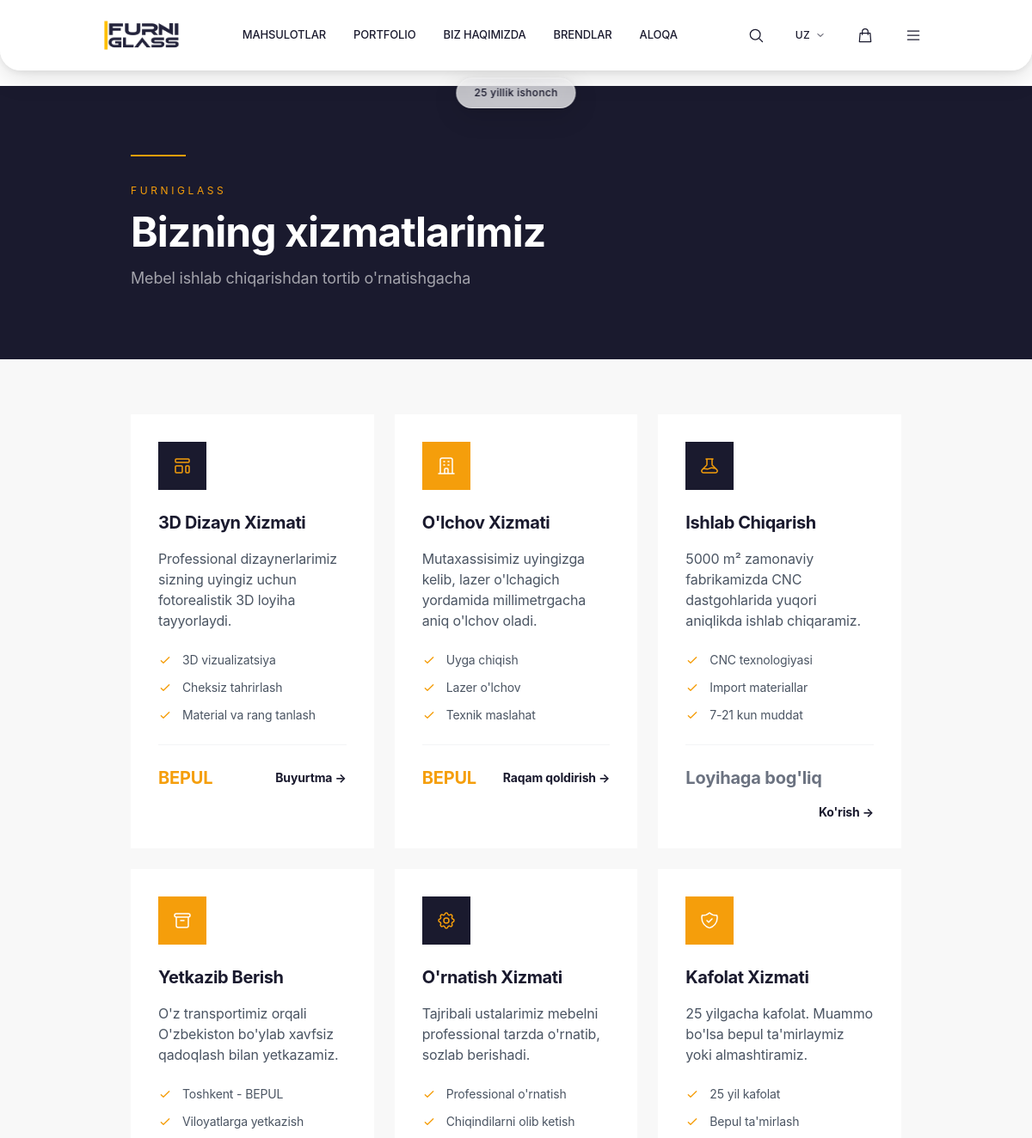
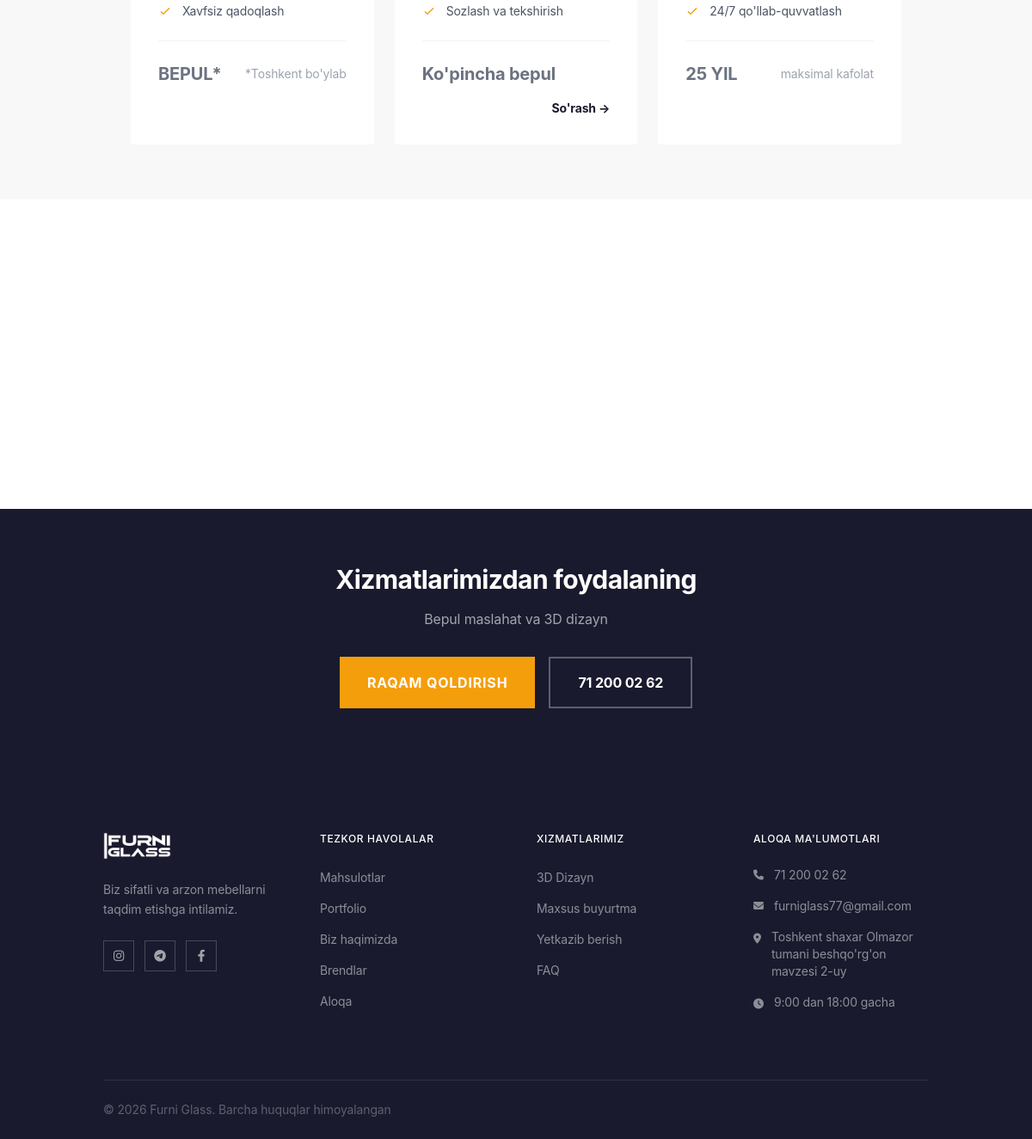
/services, run on the app's committed database (2 pictures, top to bottom).
### models.py (models this page shows)
class Service(db.Model):
    id = db.Column(db.Integer, primary_key=True)
    title_uz = db.Column(db.String(200), nullable=False)
    title_ru = db.Column(db.String(200))
    title_en = db.Column(db.String(200))
    description_uz = db.Column(db.Text)
    description_ru = db.Column(db.Text)
    description_en = db.Column(db.Text)
    features_uz = db.Column(db.Text)  # Har qator — bitta band
    features_ru = db.Column(db.Text)
    features_en = db.Column(db.Text)
    price_label_uz = db.Column(db.String(120))
    price_label_ru = db.Column(db.String(120))
    price_label_en = db.Column(db.String(120))
    price_note_uz = db.Column(db.String(200))
    price_note_ru = db.Column(db.String(200))
    price_note_en = db.Column(db.String(200))
    cta_text_uz = db.Column(db.String(100))
    cta_text_ru = db.Column(db.String(100))
    cta_text_en = db.Column(db.String(100))
    cta_url = db.Column(db.String(200), default='/contact')
    icon = db.Column(db.String(50), default='design')  # design, measure, production, delivery, installation, warranty
    icon_theme = db.Column(db.String(20), default='dark')  # dark | accent
    order = db.Column(db.Integer, default=0)
    is_active = db.Column(db.Boolean, default=True)
    created_at = db.Column(db.DateTime, default=datetime.utcnow)
    def get_title(self, lang='uz'):
        if lang == 'ru' and self.title_ru:
            return self.title_ru
        if lang == 'en' and self.title_en:
            return self.title_en
        return self.title_uz
    def get_description(self, lang='uz'):
        if lang == 'ru' and self.description_ru:
            return self.description_ru
        if lang == 'en' and self.description_en:
            return self.description_en
        return self.description_uz or ''
    def get_features(self, lang='uz'):
        raw = self.features_uz
        if lang == 'ru' and self.features_ru:
            raw = self.features_ru
        elif lang == 'en' and self.features_en:
            raw = self.features_en
        if not raw:
            return []
        return [line.strip() for line in raw.splitlines() if line.strip()]
    def get_price_label(self, lang='uz'):
        if lang == 'ru' and self.price_label_ru:
            return self.price_label_ru
        if lang == 'en' and self.price_label_en:
            return self.price_label_en
        return self.price_label_uz or ''
    def get_price_note(self, lang='uz'):
        if lang == 'ru' and self.price_note_ru:
            return self.price_note_ru
        if lang == 'en' and self.price_note_en:
            return self.price_note_en
        return self.price_note_uz or ''
    def get_cta_text(self, lang='uz'):
        if lang == 'ru' and self.cta_text_ru:
            return self.cta_text_ru
        if lang == 'en' and self.cta_text_en:
            return self.cta_text_en
        return self.cta_text_uz or ''

### app.py (the view)
@app.route('/services')
def services():
    services_list = Service.query.filter_by(is_active=True).order_by(Service.order, Service.id).all()
    return render_template('services.html', services_list=services_list)

### app.py (called while the page is built, shortened)
def get_exchange_rate() -> float:
    ttl = int(os.environ.get("EXCHANGE_RATE_CACHE_SECONDS", "120"))
    now = time.monotonic()
    if (
        ttl > 0
        and _EXCHANGE_RATE_CACHE["value"] is not None
        and now < _EXCHANGE_RATE_CACHE["expires_mono"]
    ):
        return _EXCHANGE_RATE_CACHE["value"]

def get_cart():
    if 'cart' not in session:
        session['cart'] = []
    return session['cart']

def get_cart_count():
    cart = get_cart()
    return sum(item['quantity'] for item in cart)

@app.context_processor
def cart_context():
    return {'cart_count': get_cart_count()}

@app.context_processor
def currency_context():
    try:
        rate = get_exchange_rate()
    except Exception:
        rate = 12000.0
    return {'usd_rate': rate}

def get_locale():
    return session.get('lang', DEFAULT_LANGUAGE)

@app.context_processor
def language_context():
    current_lang = get_locale()
    def translate(key_path):
        """Template helper for translations"""
        return get_translation(key_path, current_lang)
    return {
        'lang': current_lang,
        'languages': SUPPORTED_LANGUAGES,
        't': translate,
        'T': TRANSLATIONS
    }

### templates/services.html (shortened to what this page needs)
{% extends "base.html" %}
{% block content %}
<section class="bg-[#1a1a2e] py-16 lg:py-20">
    <div class="container mx-auto px-6 lg:px-16">
        <div class="max-w-3xl">
            <div class="h-[2px] w-16 bg-[#f59e0b] mb-8"></div>
            <p class="text-[#f59e0b] text-xs tracking-[0.3em] uppercase mb-4">Furniglass</p>
            <h1 class="text-white text-4xl md:text-5xl font-bold leading-[1.1] mb-4">
                {% if lang == 'ru' %}Наши услуги{% elif lang == 'en' %}Our Services{% else %}Bizning xizmatlarimiz{% endif %}
        </h1>
            <p class="text-white/60 text-base md:text-lg">
            {{ T.services.subtitle[lang] }}
        </p>
        </div>
    </div>
</section>
<section class="py-12 lg:py-16 bg-[#f8f8f8] reveal-section">
    <div class="container mx-auto px-6 lg:px-16">
        {% if services_list %}
        <div class="grid grid-cols-1 md:grid-cols-2 lg:grid-cols-3 gap-6">
            {% for svc in services_list %}
            {% include 'partials/service_card.html' %}
            {% endfor %}
        </div>
        {% else %}
        <p class="text-center text-gray-500 py-12">{% if lang == 'ru' %}Услуги скоро появятся{% elif lang == 'en' %}Services coming soon{% else %}Xizmatlar tez orada qo'shiladi{% endif %}</p>
        {% endif %}
    </div>
</section>
<section class="py-12 lg:py-16 bg-[#1a1a2e]">
    <div class="container mx-auto px-6 lg:px-16 text-center">
        <h2 class="text-2xl md:text-3xl font-bold text-white mb-4">
            {% if lang == 'ru' %}Воспользуйтесь нашими услугами{% elif lang == 'en' %}Use Our Services{% else %}Xizmatlarimizdan foydalaning{% endif %}
        </h2>
        <p class="text-white/60 mb-8 max-w-xl mx-auto">
            {% if lang == 'ru' %}Бесплатная консультация и 3D дизайн{% elif lang == 'en' %}Free consultation and 3D design{% else %}Bepul maslahat va 3D dizayn{% endif %}
        </p>
        <div class="flex flex-col sm:flex-row gap-4 justify-center">
            <a href="/contact" class="inline-flex items-center justify-center gap-2 bg-[#f59e0b] hover:bg-[#d97706] text-white px-8 py-4 font-bold tracking-wider uppercase transition">
                {% if lang == 'ru' %}Оставить номер{% elif lang == 'en' %}Leave number{% else %}Raqam qoldirish{% endif %}
            </a>
            <a href="tel:+998712000262" class="inline-flex items-center justify-center gap-2 border-2 border-white/30 text-white px-8 py-4 font-bold hover:bg-white hover:text-[#1a1a2e] transition">
                71 200 02 62
            </a>
        </div>
    </div>
</section>
{% endblock %}

### templates/partials/service_card.html
<div class="service-card bg-white p-8">
    <div class="w-14 h-14 {% if svc.icon_theme == 'accent' %}bg-[#f59e0b]{% else %}bg-[#1a1a2e]{% endif %} flex items-center justify-center mb-6">
        {% if svc.icon == 'measure' %}
        <svg class="w-6 h-6 {% if svc.icon_theme == 'accent' %}text-white{% else %}text-[#f59e0b]{% endif %}" fill="none" stroke="currentColor" viewBox="0 0 24 24"><path stroke-linecap="round" stroke-linejoin="round" stroke-width="1.5" d="M19 21V5a2 2 0 00-2-2H7a2 2 0 00-2 2v16m14 0h2m-2 0h-5m-9 0H3m2 0h5M9 7h1m-1 4h1m4-4h1m-1 4h1m-5 10v-5a1 1 0 011-1h2a1 1 0 011 1v5m-4 0h4"/></svg>
        {% elif svc.icon == 'production' %}
        <svg class="w-6 h-6 {% if svc.icon_theme == 'accent' %}text-white{% else %}text-[#f59e0b]{% endif %}" fill="none" stroke="currentColor" viewBox="0 0 24 24"><path stroke-linecap="round" stroke-linejoin="round" stroke-width="1.5" d="M19.428 15.428a2 2 0 00-1.022-.547l-2.387-.477a6 6 0 00-3.86.517l-.318.158a6 6 0 01-3.86.517L6.05 15.21a2 2 0 00-1.806.547M8 4h8l-1 1v5.172a2 2 0 00.586 1.414l5 5c1.26 1.26.367 3.414-1.415 3.414H4.828c-1.782 0-2.674-2.154-1.414-3.414l5-5A2 2 0 009 10.172V5L8 4z"/></svg>
        {% elif svc.icon == 'delivery' %}
        <svg class="w-6 h-6 text-white" fill="none" stroke="currentColor" viewBox="0 0 24 24"><path stroke-linecap="round" stroke-linejoin="round" stroke-width="1.5" d="M5 8h14M5 8a2 2 0 110-4h14a2 2 0 110 4M5 8v10a2 2 0 002 2h10a2 2 0 002-2V8m-9 4h4"/></svg>
        {% elif svc.icon == 'installation' %}
        <svg class="w-6 h-6 {% if svc.icon_theme == 'accent' %}text-white{% else %}text-[#f59e0b]{% endif %}" fill="none" stroke="currentColor" viewBox="0 0 24 24"><path stroke-linecap="round" stroke-linejoin="round" stroke-width="1.5" d="M10.325 4.317c.426-1.756 2.924-1.756 3.35 0a1.724 1.724 0 002.573 1.066c1.543-.94 3.31.826 2.37 2.37a1.724 1.724 0 001.065 2.572c1.756.426 1.756 2.924 0 3.35a1.724 1.724 0 00-1.066 2.573c.94 1.543-.826 3.31-2.37 2.37a1.724 1.724 0 00-2.572 1.065c-.426 1.756-2.924 1.756-3.35 0a1.724 1.724 0 00-2.573-1.066c-1.543.94-3.31-.826-2.37-2.37a1.724 1.724 0 00-1.065-2.572c-1.756-.426-1.756-2.924 0-3.35a1.724 1.724 0 001.066-2.573c-.94-1.543.826-3.31 2.37-2.37.996.608 2.296.07 2.572-1.065z"/><path stroke-linecap="round" stroke-linejoin="round" stroke-width="1.5" d="M15 12a3 3 0 11-6 0 3 3 0 016 0z"/></svg>
        {% elif svc.icon == 'warranty' %}
        <svg class="w-6 h-6 text-white" fill="none" stroke="currentColor" viewBox="0 0 24 24"><path stroke-linecap="round" stroke-linejoin="round" stroke-width="1.5" d="M9 12l2 2 4-4m5.618-4.016A11.955 11.955 0 0112 2.944a11.955 11.955 0 01-8.618 3.04A12.02 12.02 0 003 9c0 5.591 3.824 10.29 9 11.622 5.176-1.332 9-6.03 9-11.622 0-1.042-.133-2.052-.382-3.016z"/></svg>
        {% else %}
        <svg class="w-6 h-6 {% if svc.icon_theme == 'accent' %}text-white{% else %}text-[#f59e0b]{% endif %}" fill="none" stroke="currentColor" viewBox="0 0 24 24"><path stroke-linecap="round" stroke-linejoin="round" stroke-width="1.5" d="M4 5a1 1 0 011-1h14a1 1 0 011 1v2a1 1 0 01-1 1H5a1 1 0 01-1-1V5zM4 13a1 1 0 011-1h6a1 1 0 011 1v6a1 1 0 01-1 1H5a1 1 0 01-1-1v-6zM16 13a1 1 0 011-1h2a1 1 0 011 1v6a1 1 0 01-1 1h-2a1 1 0 01-1-1v-6z"/></svg>
        {% endif %}
    </div>
    <h3 class="text-xl font-bold text-[#1a1a2e] mb-4">{{ svc.get_title(lang) }}</h3>
    {% if svc.get_description(lang) %}
    <p class="text-gray-600 mb-6">{{ svc.get_description(lang) }}</p>
    {% endif %}
    {% set features = svc.get_features(lang) %}
    {% if features %}
    <ul class="space-y-3 mb-6">
        {% for feat in features %}
        <li class="flex items-center gap-3 text-gray-600 text-sm">
            <svg class="w-4 h-4 text-[#f59e0b] flex-shrink-0" fill="none" stroke="currentColor" viewBox="0 0 24 24"><path stroke-linecap="round" stroke-linejoin="round" stroke-width="2" d="M5 13l4 4L19 7"/></svg>
            {{ feat }}
        </li>
        {% endfor %}
    </ul>
    {% endif %}
    <div class="flex items-center justify-between pt-6 border-t border-gray-100 gap-4 flex-wrap">
        {% if svc.get_price_label(lang) %}
        <span class="text-xl font-bold {% if svc.get_price_label(lang)|upper in ['BEPUL', 'FREE', 'БЕСПЛАТНО', 'БЕСПЛАТНО*', 'FREE*'] %}text-[#f59e0b]{% else %}text-gray-500 text-sm font-bold{% endif %}">{{ svc.get_price_label(lang) }}</span>
        {% endif %}
        {% if svc.get_cta_text(lang) and svc.cta_url %}
        <a href="{{ svc.cta_url }}" class="text-[#1a1a2e] font-bold hover:text-[#f59e0b] transition text-sm ml-auto">{{ svc.get_cta_text(lang) }} →</a>
        {% elif svc.get_price_note(lang) %}
        <span class="text-sm text-gray-400 ml-auto">{{ svc.get_price_note(lang) }}</span>
        {% endif %}
    </div>
</div>

### templates/base.html (style rules this page uses)
:root { --color-primary: #1a1a2e; --color-accent: #f59e0b; --font-display: 'SF Pro Display', -apple-system, BlinkMacSystemFont, 'Helvetica Neue', Helvetica, Arial, sans-serif; --font-body: 'SF Pro Display', -apple-system, BlinkMacSystemFont, 'Helvetica Neue', Helvetica, Arial, sans-serif; }
body { font-family: var(--font-body); font-weight: 400; letter-spacing: -0.01em; }
h1, h2, h3, h4, h5, h6, .font-display { font-family: var(--font-display); letter-spacing: -0.02em; }
html { overflow-x: hidden; scroll-behavior: auto; margin: 0; padding: 0; }
body { overflow-x: hidden; scroll-behavior: auto; overflow-y: auto; margin: 0; padding: 0; }
@media (min-width: 769px) { html { scroll-behavior: smooth; } }
@media (min-width: 769px) { body { scroll-behavior: smooth; } }

### templates/services.html (style rules this page uses)
.service-card { transition: all 0.4s ease; }
.reveal-section { opacity: 0; transform: translateY(40px); transition: all 0.8s ease; }
.reveal-section.revealed { opacity: 1; transform: translateY(0); }

### data on the page
Service: icon "design" (drawn), get_title "3D Dizayn Xizmati", get_description "Professional dizaynerlarimiz sizning uyingiz uchun fotorealistik 3D loyiha tayyorlaydi.", features "3D vizualizatsiya" "Cheksiz tahrirlash" "Material va rang tanlash", get_price_label "BEPUL", get_cta_text "Buyurtma"
Service: icon "measure" (drawn), get_title "O'lchov Xizmati", get_description "Mutaxassisimiz uyingizga kelib, lazer o'lchagich yordamida millimetrgacha aniq o'lchov oladi.", features "Uyga chiqish" "Lazer o'lchov" "Texnik maslahat", get_price_label "BEPUL", get_cta_text "Raqam qoldirish"
Service: icon "production" (drawn), get_title "Ishlab Chiqarish", get_description "5000 m² zamonaviy fabrikamizda CNC dastgohlarida yuqori aniqlikda ishlab chiqaramiz.", features "CNC texnologiyasi" "Import materiallar" "7-21 kun muddat", get_price_label "Loyihaga bog'liq", get_cta_text "Ko'rish"
Service: icon "delivery" (drawn), get_title "Yetkazib Berish", get_description "O'z transportimiz orqali O'zbekiston bo'ylab xavfsiz qadoqlash bilan yetkazamiz.", features "Toshkent - BEPUL" "Viloyatlarga yetkazish" "Xavfsiz qadoqlash", get_price_label "BEPUL*", get_price_note "*Toshkent bo'ylab"
Service: icon "installation" (drawn), get_title "O'rnatish Xizmati", get_description "Tajribali ustalarimiz mebelni professional tarzda o'rnatib, sozlab berishadi.", features "Professional o'rnatish" "Chiqindilarni olib ketish" "Sozlash va tekshirish", get_price_label "Ko'pincha bepul", get_cta_text "So'rash"
Service: icon "warranty" (drawn), get_title "Kafolat Xizmati", get_description "25 yilgacha kafolat. Muammo bo'lsa bepul ta'mirlaymiz yoki almashtiramiz.", features "25 yil kafolat" "Bepul ta'mirlash" "24/7 qo'llab-quvvatlash", get_price_label "25 YIL", get_price_note "maksimal kafolat"

### other printed values
{{ T.nav.products[lang] }} "MAHSULOTLAR"
{{ T.nav.about[lang] }} "BIZ HAQIMIZDA"
{{ T.nav.brands[lang] }} "BRENDLAR"
{{ T.nav.contact[lang] }} "ALOQA"
{{ lang }} "UZ"
{{ T.services.subtitle[lang] }} "Mebel ishlab chiqarishdan tortib o'rnatishgacha"
{{ T.footer.description[lang] }} "Biz sifatli va arzon mebellarni taqdim etishga intilamiz."
{{ T.footer.quick_links[lang] }} "TEZKOR HAVOLALAR"
{{ T.nav.products[lang] }} "Mahsulotlar"
{{ T.nav.about[lang] }} "Biz haqimizda"
{{ T.nav.brands[lang] }} "Brendlar"
{{ T.nav.contact[lang] }} "Aloqa"
{{ T.footer.our_services[lang] }} "XIZMATLARIMIZ"
{{ T.footer.contact_info[lang] }} "ALOQA MA'LUMOTLARI"
{{ T.footer.copyright[lang] }} "Barcha huquqlar himoyalangan"
